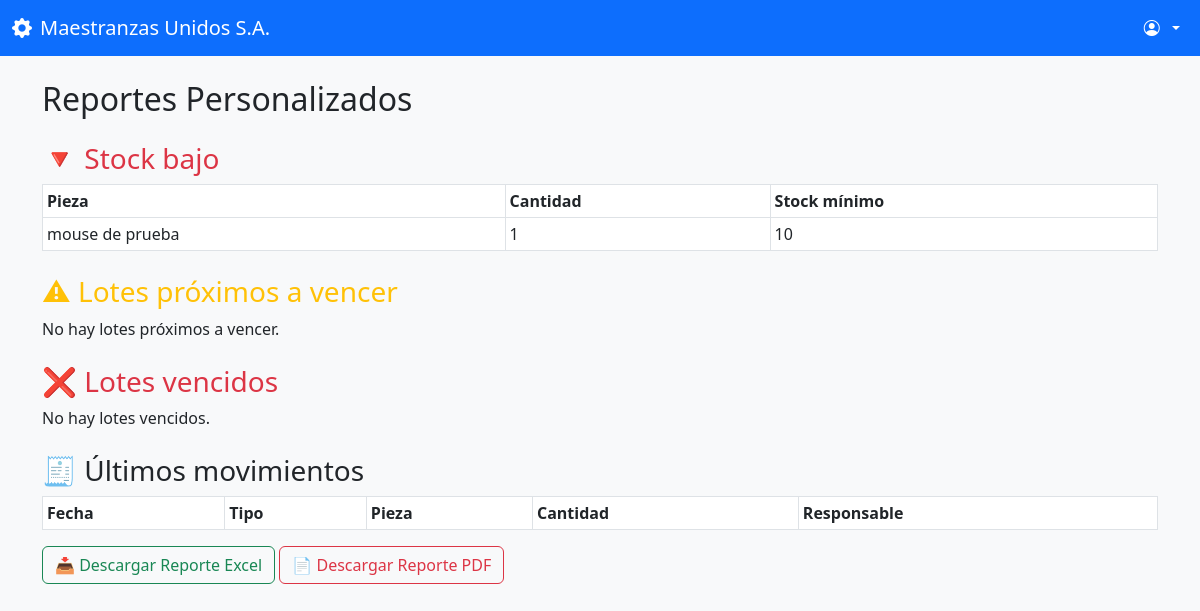
Before: /reportes/ with the older database file.
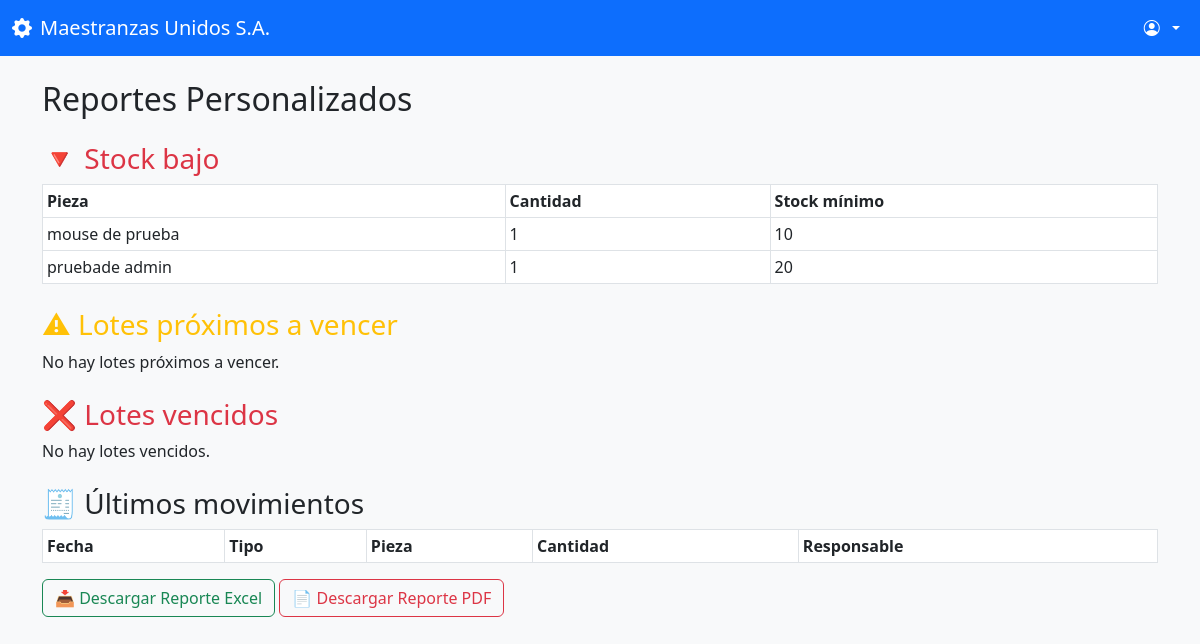
After: the same page with the newer database file.
### inventario/models.py (models this page shows, shortened)
class Pieza(models.Model):
    nombre = models.CharField(max_length=100)
    descripcion = models.TextField(blank=True)
    numero_serie = models.CharField(max_length=100, unique=True)
    ubicacion = models.ForeignKey(Ubicacion, on_delete=models.SET_NULL, null=True)
    categoria = models.ForeignKey('Categoria', on_delete=models.SET_NULL, null=True, blank=True)
    proveedores = models.ManyToManyField('Proveedor', blank=True)
    cantidad = models.PositiveIntegerField(default=0)
    stock_minimo = models.PositiveIntegerField(default=1)
    requiere_vencimiento = models.BooleanField(default=False)
    fecha_vencimiento = models.DateField(null=True, blank=True)  # <- aquí
    imagen = models.ImageField(upload_to='imagenes_piezas/', null=True, blank=True)

### inventario/views.py (the view)
# urls.py: path('reportes/', views.reportes_personalizados, name='reportes_personalizados'),
def reportes_personalizados(request):
    hoy = timezone.now().date() # type: ignore
    piezas_stock_bajo = Pieza.objects.filter(cantidad__lte=F('stock_minimo'))
    lotes_vencidos = Lote.objects.filter(
        fecha_vencimiento__lt=hoy,
        pieza__requiere_vencimiento=True
    )
    lotes_por_vencer = Lote.objects.filter(
        fecha_vencimiento__gte=hoy,
        fecha_vencimiento__lte=hoy + timezone.timedelta(days=7), # type: ignore
        pieza__requiere_vencimiento=True
    )
    movimientos = MovimientoInventario.objects.all().order_by('-fecha')[:20]
    return render(request, 'reportes/index.html', {
        'piezas_stock_bajo': piezas_stock_bajo,
        'lotes_vencidos': lotes_vencidos,
        'lotes_por_vencer': lotes_por_vencer,
        'movimientos': movimientos,
    })

### inventario/templates/reportes/index.html (shortened to what this page needs)
{% extends 'authentication/base.html/' %}
{% block content %}
<h2>Reportes Personalizados</h2>
<h3 class="mt-4 text-danger">🔻 Stock bajo</h3>
{% if piezas_stock_bajo %}
<table class="table table-sm table-bordered">
  <thead>
    <tr><th>Pieza</th><th>Cantidad</th><th>Stock mínimo</th></tr>
  </thead>
  <tbody>
    {% for pieza in piezas_stock_bajo %}
    <tr>
      <td>{{ pieza.nombre }}</td>
      <td>{{ pieza.cantidad }}</td>
      <td>{{ pieza.stock_minimo }}</td>
    </tr>
    {% endfor %}
  </tbody>
</table>
{% else %}
<p>No hay piezas con stock bajo.</p>
{% endif %}
<h3 class="mt-4 text-warning">⚠ Lotes próximos a vencer</h3>
{% if lotes_por_vencer %}
<table class="table table-sm table-bordered">
  <thead>
    <tr><th>Pieza</th><th>Código Lote</th><th>Fecha Vencimiento</th></tr>
  </thead>
  <tbody>
    {% for lote in lotes_por_vencer %}
    <tr>
      <td>{{ lote.pieza.nombre }}</td>
      <td>{{ lote.codigo_lote }}</td>
      <td>{{ lote.fecha_vencimiento }}</td>
    </tr>
    {% endfor %}
  </tbody>
</table>
{% else %}
<p>No hay lotes próximos a vencer.</p>
{% endif %}
<h3 class="mt-4 text-danger">❌ Lotes vencidos</h3>
{% if lotes_vencidos %}
<table class="table table-sm table-bordered">
  <thead>
    <tr><th>Pieza</th><th>Código Lote</th><th>Fecha Vencimiento</th></tr>
  </thead>
  <tbody>
    {% for lote in lotes_vencidos %}
    <tr>
      <td>{{ lote.pieza.nombre }}</td>
      <td>{{ lote.codigo_lote }}</td>
      <td>{{ lote.fecha_vencimiento }}</td>
    </tr>
    {% endfor %}
  </tbody>
</table>
{% else %}
<p>No hay lotes vencidos.</p>
{% endif %}
<h3 class="mt-4">🧾 Últimos movimientos</h3>
<table class="table table-sm table-bordered">
  <thead>
    <tr><th>Fecha</th><th>Tipo</th><th>Pieza</th><th>Cantidad</th><th>Responsable</th></tr>
  </thead>
</table>
<a href="{% url 'exportar_reporte_excel' %}" class="btn btn-outline-success mb-4">📥 Descargar Reporte Excel</a>
<a href="{% url 'exportar_reporte_pdf' %}" class="btn btn-outline-danger mb-4">📄 Descargar Reporte PDF</a>
{% endblock %}

Changed rows visible on the page:
added Pieza: nombre "pruebade admin", cantidad "1", stock_minimo "20"
